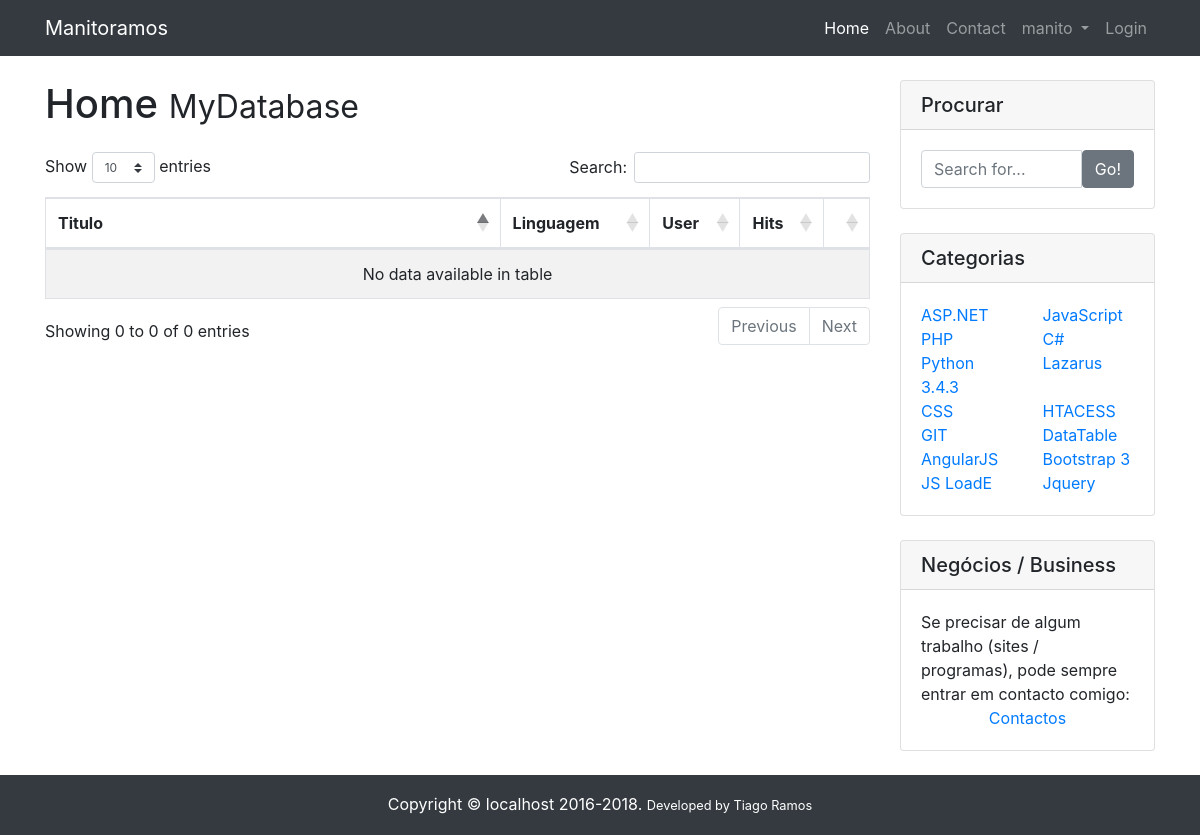
The page / on the database its author committed.
### tables this page shows
CREATE TABLE `linguagem` (
  `id` int(11) NOT NULL,
  `ling` varchar(100) NOT NULL,
  `sub` int(11) NOT NULL DEFAULT '0',
  `cat_id` int(11) NOT NULL DEFAULT '0',
  `created_at` datetime NOT NULL,
  `updated_at` datetime NOT NULL
);

### assets/pages/tipo.php (the view, shortened to what this page needs)
<div id="tipoprog" class="table-responsive">
    <table class="table table-striped table-bordered table-hover" id="dataTables-example">
        <thead>
            <tr>
                <th>Titulo</th>
                <th>Linguagem</th>
				<th>User</th>
				<th>Hits</th>
				<th></th>
            </tr>
        </thead>
        <tbody>
        </tbody>
    </table>
</div>
<br>
<br>

### index.php (shortened to what this page needs)
<?php
  include("assets/bd/bd.php");
?>
<!DOCTYPE html>
<html lang="en">
  <head>
    <link rel="stylesheet" href="assets/highlighter/prettify.css" />
    <link href="vendor/bootstrap/css/bootstrap.min.css" rel="stylesheet">
    <link href="assets/css/index-home.css" rel="stylesheet">
    <link rel="stylesheet" type="text/css" href="https://cdn.datatables.net/1.10.16/css/dataTables.bootstrap4.min.css"/>
    <link rel="stylesheet" type="text/css" href="https://cdn.datatables.net/buttons/1.5.1/css/buttons.bootstrap4.min.css"/>
    <link rel="stylesheet" type="text/css" href="//cdnjs.cloudflare.com/ajax/libs/toastr.js/latest/css/toastr.min.css"/>
  </head>
  <body>
    <?php include('assets/pages/inc/navbar.php') ?>
    <div class="container">
      <div class="row">
        <div class="col-md-9">
          <h1 class="my-4">Home
            <small>MyDatabase</small>
          </h1>
          <?php include("assets/pages/tipo.php"); ?>
        </div>
        <div class="col-md-3">
          <?php include("assets/widget/search.php"); ?>
          <?php include("assets/widget/categorias.php"); ?>
          <?php include("assets/widget/texto.php"); ?>
        </div>
      </div>
    </div>
    <?php include('assets/pages/inc/footer.php') ?>
  </body>
</html>

### assets/pages/inc/navbar.php (shortened to what this page needs)
<nav class="navbar navbar-expand-lg navbar-dark bg-dark fixed-top">
      <div class="container">
        <a class="navbar-brand" href="#">Manitoramos</a>
        <div class="collapse navbar-collapse" id="navbarResponsive">
          <ul class="navbar-nav ml-auto">
            <li class="nav-item active">
              <a class="nav-link" href="/home">Home
              </a>
            </li>
            <li class="nav-item">
              <a class="nav-link" href="#">About</a>
            </li>
            <li class="nav-item">
              <a class="nav-link" href="#">Contact</a>
            </li>
            <li class="nav-item dropdown"><a style="" class="nav-link dropdown-toggle" data-toggle="dropdown"><img src="" width="20px" style="position:relative; left: -5px;">manito
              <b class="caret"></b></a>
            </li>
            <li class="nav-item">
              <a class="nav-link" style="cursor:pointer;" role="button" data-toggle="modal" data-target="#login-modal">Login</a>
            </li>
          </ul>
        </div>
      </div>
    </nav>
<link rel="stylesheet" href="https://use.fontawesome.com/releases/v5.0.9/css/all.css">
    <link href="assets/css/login.css" rel="stylesheet">

### assets/widget/search.php
<div class="card my-4">
            <h5 class="card-header">Procurar</h5>
            <div class="card-body">
              <div class="input-group">
                <input type="text" class="form-control" placeholder="Search for...">
                <span class="input-group-btn">
                  <button class="btn btn-secondary" type="button">Go!</button>
                </span>
              </div>
            </div>
          </div>

### assets/widget/categorias.php
<div class="card my-4">
  <h5 class="card-header">Categorias</h5>
  <div class="card-body">
    <div class="row">
      <?php
        $slct2 = "SELECT * FROM linguagem";
        if ($result2 = mysqli_query($BD, $slct2)) {
            while($reg2 = mysqli_fetch_array($result2)){
              if($reg2['ling'] == "Csharp"){
                echo "<div class=\"col-lg-6\">
                  <ul class=\"list-unstyled mb-0\">
                    <li>
                      <a style=\"color:#007bff;cursor: pointer;\" onclick=\"getipo('Csharp')\">C#</a>
                    </li>
                  </ul>
                </div>";
              }
              else{
                echo "<div class=\"col-lg-6\">
                  <ul class=\"list-unstyled mb-0\">
                    <li>
                      <a style=\"color:#007bff;cursor: pointer;\" onclick=\"getipo($(this).html())\">{$reg2['ling']}</a>
                    </li>
                  </ul>
                </div>";
              }
            }
        } else {
            echo "Error: " . $slct . "<br>" . mysqli_error($BD);
        }
      ?>
    </div>
  </div>
</div>

### assets/widget/texto.php
<div class="card my-4">
            <h5 class="card-header">Negócios / Business</h5>
            <div class="card-body">
              Se precisar de algum trabalho (sites / programas), pode sempre entrar em contacto comigo:<br>
			        <span class="text-center"><center><a href="#">Contactos</a></center></span>
            </div>
          </div>

### assets/pages/inc/footer.php (shortened to what this page needs)
<footer class="footer bg-dark">
      <div class="container">
        <p class="m-0 text-center text-white">Copyright &copy;
          <?php echo ( $_SERVER['SERVER_NAME'] == "manitoramos" ? "manitoramos.dev" : $_SERVER['SERVER_NAME'] ); ?>
          2016-<?php echo date("Y");?>. <small>Developed by Tiago Ramos</small>
        </p>
      </div>
</footer>

### assets/css/index-home.css (style rules this page uses)
html { position: relative; min-height: 100%; }
.footer { position: absolute; bottom: 0; width: 100%; height: 60px; line-height: 59px; }
.footer > .container { padding-right: 15px; padding-left: 15px; }
body { padding-top: 54px; margin-bottom: 60px; }
@media (min-width: 992px) { body { padding-top: 56px; } }

### rows shown on the page
linguagem: ling "ASP.NET"
linguagem: ling "JavaScript"
linguagem: ling "PHP"
linguagem: ling "C#"
linguagem: ling "Python 3.4.3"
linguagem: ling "Lazarus"
linguagem: ling "CSS"
linguagem: ling "HTACESS"
linguagem: ling "GIT"
linguagem: ling "DataTable"
linguagem: ling "AngularJS"
linguagem: ling "Bootstrap 3"
linguagem: ling "JS LoadE"
linguagem: ling "Jquery"

### other values the page prints
$_SERVER['SERVER_NAME'] "localhost"
